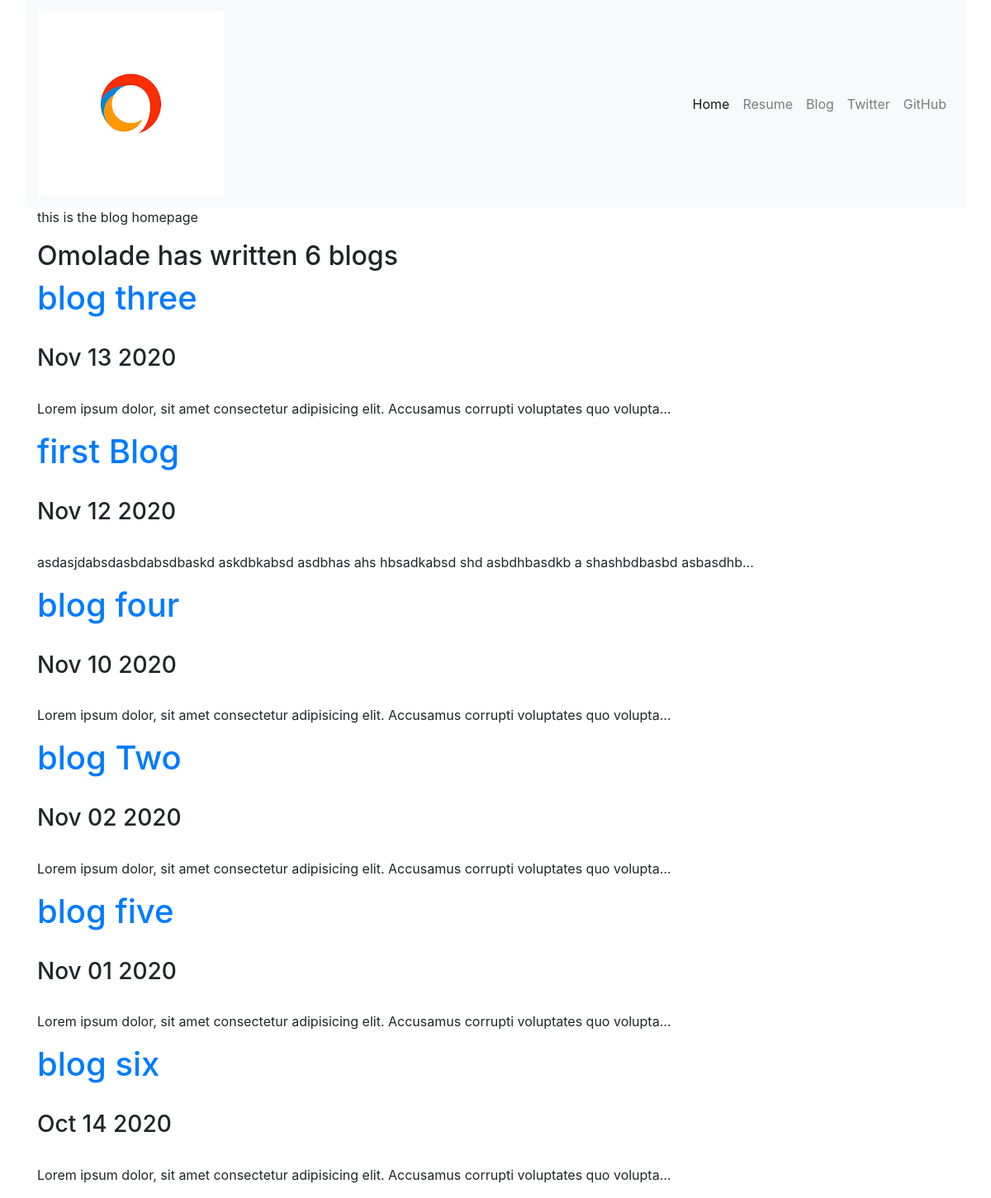
Screenshot of /blog/ with the database file from the repository.
### blog/models.py (models this page shows, shortened)
class Blog(models.Model):
    title = models.CharField(max_length=200)
    description = models.TextField()
    date = models.DateField()

### blog/views.py (the view)
# urls.py: path('', views.all_blogs, name='all_blogs'),
def all_blogs(request):
    blogs = Blog.objects.order_by('-date')
    return render(request, 'blog/all_blogs.html', {'blogs': blogs})

### blog/templates/blog/all_blogs.html
 {% extends 'portfolio/base.html'%} {% block content %}
<p>this is the blog homepage</p>
<h2>Omolade has written {{ blogs.count}} blog{{blogs.count | pluralize}}</h2>
{% for blog in blogs %}
<a href="{% url 'blog:detail' blog.id %}">
    <h1>{{blog.title}}</h1>
</a>
<br>
<h3>{{blog.date|date:'M d Y'}}</h3>
<br>
<p>{{blog.description|safe| truncatechars:100}}</p>
{% endfor%} {% endblock %}

### rows the page displays
Blog: title "blog three", date "Nov 13 2020", description "Lorem ipsum dolor, sit amet consectetur adipisicing elit. Accusamus corrupti voluptates quo volupta…"
Blog: title "first Blog", date "Nov 12 2020", description "asdasjdabsdasbdabsdbaskd askdbkabsd asdbhas ahs hbsadkabsd shd asbdhbasdkb a shashbdbasbd asbasdhb…"
Blog: title "blog four", date "Nov 10 2020", description "Lorem ipsum dolor, sit amet consectetur adipisicing elit. Accusamus corrupti voluptates quo volupta…"
Blog: title "blog Two", date "Nov 02 2020", description "Lorem ipsum dolor, sit amet consectetur adipisicing elit. Accusamus corrupti voluptates quo volupta…"
Blog: title "blog five", date "Nov 01 2020", description "Lorem ipsum dolor, sit amet consectetur adipisicing elit. Accusamus corrupti voluptates quo volupta…"
Blog: title "blog six", date "Oct 14 2020", description "Lorem ipsum dolor, sit amet consectetur adipisicing elit. Accusamus corrupti voluptates quo volupta…"

### other values shown
{{ blogs.count }} "6"
{{ blogs.count | pluralize }} "s"
